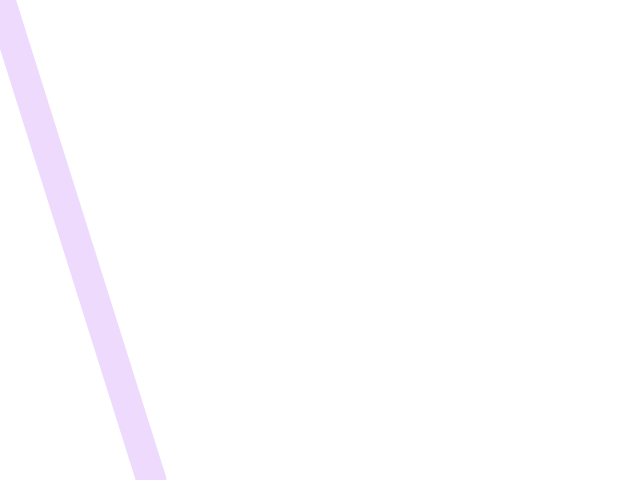
Frame 1 (no input)
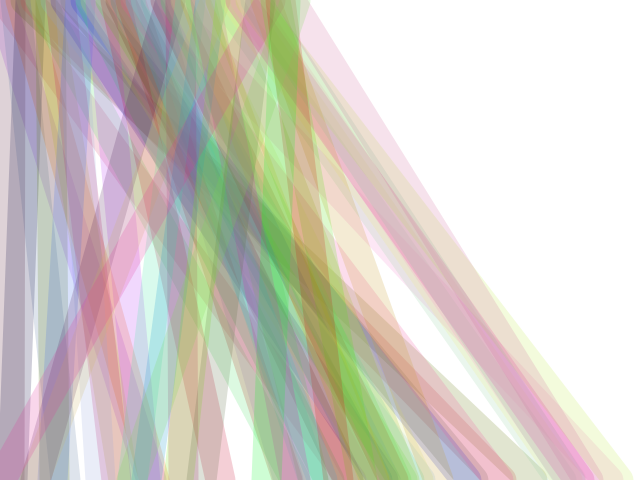
Frame 60 (the mouse pressed at the canvas centre just before this capture)
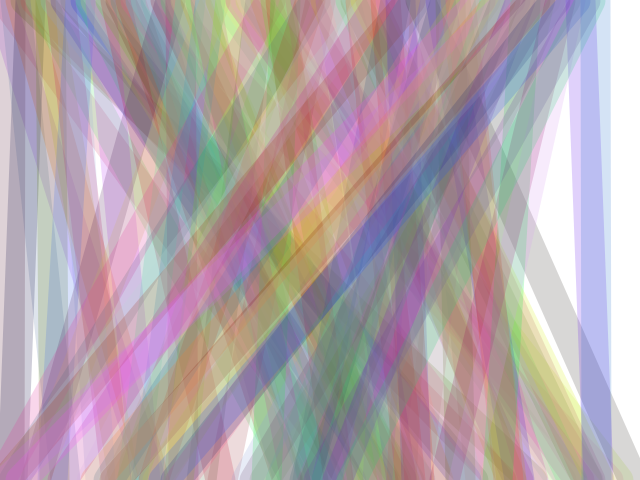
Frame 120 (the mouse held since frame 60 and released just before this capture)

The Processing sketch that drew these frames (run headless with seeded random() and noise(); from frame 60 on, the mouse is pressed at the canvas centre):

// Processing sketch: stripDemo
// ── stripDemo.pde
int i = 0;
String filename = "C:\\Users\\rd\\Documents\\Processing\\stripDemo\\demo" ;

void settings() {
  size(640,480) ;
}

void setup(){
  background(255) ;
  frameRate(10) ;
  noStroke() ;
  strokeWeight(30) ;
}

void draw(){
  stroke(color(int(random(255)),int(random(255)),int(random(255)),50)) ;
  int x1 = i ;
  int y1 = 0 ;
  int x2 = int(random(640)) ;
  int y2 = 480 ;
  line(x1,y1,x2,y2) ;
  
  //if (keyPressed == true)
  //{
  save(filename + "_" + str(i) + ".png") ;
  //}
  if ( i < width)
  {
    i = i + 5 ;
  }
  else
  {
    i = 0 ;
  }
}
